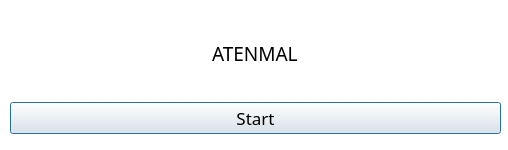
<?xml version="1.0" encoding="UTF-8"?>
<ui version="4.0">
 <class>Dialog</class>
 <widget class="QDialog" name="Dialog">
  <property name="geometry">
   <rect>
    <x>0</x>
    <y>0</y>
    <width>508</width>
    <height>150</height>
   </rect>
  </property>
  <property name="minimumSize">
   <size>
    <width>508</width>
    <height>150</height>
   </size>
  </property>
  <property name="maximumSize">
   <size>
    <width>508</width>
    <height>259</height>
   </size>
  </property>
  <property name="windowTitle">
   <string>ATENMAL</string>
  </property>
  <widget class="QWidget" name="verticalLayoutWidget">
   <property name="geometry">
    <rect>
     <x>10</x>
     <y>10</y>
     <width>491</width>
     <height>124</height>
    </rect>
   </property>
   <layout class="QVBoxLayout" name="verticalLayout">
    <item>
     <layout class="QHBoxLayout" name="horizontalLayout">
      <item alignment="Qt::AlignHCenter">
       <widget class="QLabel" name="filelabel">
        <property name="enabled">
         <bool>true</bool>
        </property>
        <property name="font">
         <font>
          <family>Arial Rounded MT Bold</family>
          <pointsize>14</pointsize>
          <weight>50</weight>
          <bold>false</bold>
         </font>
        </property>
        <property name="text">
         <string>ATENMAL</string>
        </property>
       </widget>
      </item>
     </layout>
    </item>
    <item>
     <widget class="QPushButton" name="runButton">
      <property name="font">
       <font>
        <family>Arial Rounded MT Bold</family>
        <pointsize>13</pointsize>
       </font>
      </property>
      <property name="text">
       <string>Start</string>
      </property>
     </widget>
    </item>
   </layout>
  </widget>
  <widget class="QGraphicsView" name="graphicsView">
   <property name="geometry">
    <rect>
     <x>-10</x>
     <y>-40</y>
     <width>541</width>
     <height>441</height>
    </rect>
   </property>
   <property name="layoutDirection">
    <enum>Qt::LeftToRight</enum>
   </property>
   <property name="autoFillBackground">
    <bool>false</bool>
   </property>
   <property name="styleSheet">
    <string notr="true">background-color:rgb(255, 255, 255)</string>
   </property>
   <property name="backgroundBrush">
    <brush brushstyle="SolidPattern">
     <color alpha="255">
      <red>198</red>
      <green>240</green>
      <blue>224</blue>
     </color>
    </brush>
   </property>
   <property name="foregroundBrush">
    <brush brushstyle="NoBrush">
     <color alpha="255">
      <red>198</red>
      <green>242</green>
      <blue>216</blue>
     </color>
    </brush>
   </property>
  </widget>
  <zorder>graphicsView</zorder>
  <zorder>verticalLayoutWidget</zorder>
 </widget>
 <resources>
  <include location="resource.qrc"/>
 </resources>
 <connections/>
</ui>
